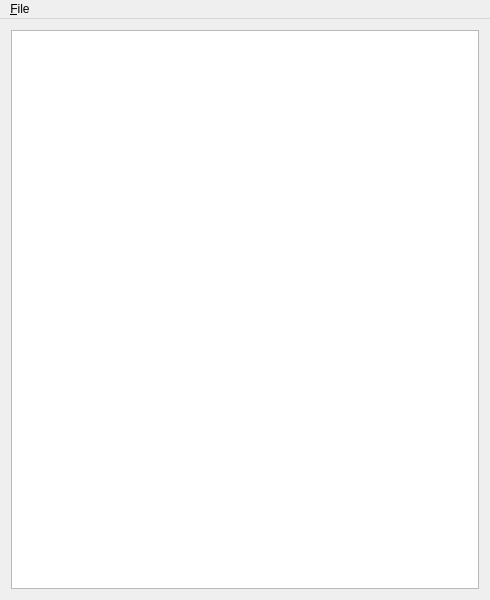
<?xml version="1.0" encoding="UTF-8"?>
<ui version="4.0">
 <class>MainWindow</class>
 <widget class="QMainWindow" name="MainWindow">
  <property name="geometry">
   <rect>
    <x>0</x>
    <y>0</y>
    <width>490</width>
    <height>600</height>
   </rect>
  </property>
  <property name="windowTitle">
   <string>STX Editor</string>
  </property>
  <widget class="QWidget" name="centralWidget">
   <layout class="QVBoxLayout" name="verticalLayout">
    <item>
     <widget class="QListWidget" name="listWidget">
      <property name="inputMethodHints">
       <set>Qt::ImhMultiLine</set>
      </property>
      <property name="midLineWidth">
       <number>1</number>
      </property>
      <property name="editTriggers">
       <set>QAbstractItemView::DoubleClicked|QAbstractItemView::EditKeyPressed</set>
      </property>
      <property name="spacing">
       <number>4</number>
      </property>
      <property name="uniformItemSizes">
       <bool>true</bool>
      </property>
     </widget>
    </item>
   </layout>
  </widget>
  <widget class="QMenuBar" name="menuBar">
   <property name="geometry">
    <rect>
     <x>0</x>
     <y>0</y>
     <width>490</width>
     <height>20</height>
    </rect>
   </property>
   <widget class="QMenu" name="menuFile">
    <property name="title">
     <string>&amp;File</string>
    </property>
    <addaction name="actionOpen"/>
    <addaction name="actionSave"/>
    <addaction name="actionSaveAs"/>
    <addaction name="actionExit"/>
   </widget>
   <addaction name="menuFile"/>
  </widget>
  <action name="actionOpen">
   <property name="text">
    <string>&amp;Open...</string>
   </property>
   <property name="shortcut">
    <string>Ctrl+O</string>
   </property>
  </action>
  <action name="actionSave">
   <property name="text">
    <string>&amp;Save</string>
   </property>
   <property name="shortcut">
    <string>Ctrl+S</string>
   </property>
  </action>
  <action name="actionSaveAs">
   <property name="text">
    <string>Save &amp;As...</string>
   </property>
   <property name="shortcut">
    <string>Ctrl+Shift+S</string>
   </property>
  </action>
  <action name="actionExit">
   <property name="text">
    <string>E&amp;xit</string>
   </property>
   <property name="shortcut">
    <string>Ctrl+X</string>
   </property>
  </action>
 </widget>
 <layoutdefault spacing="6" margin="11"/>
 <resources/>
 <connections/>
</ui>
